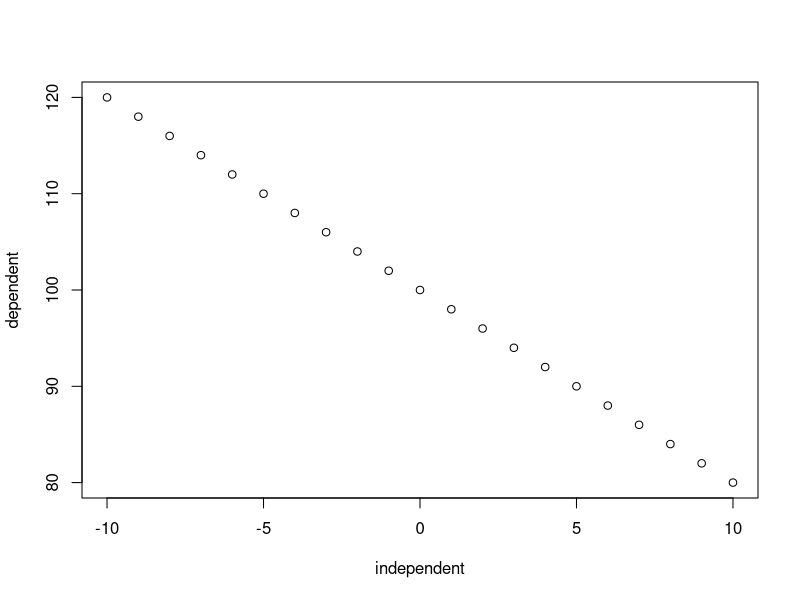
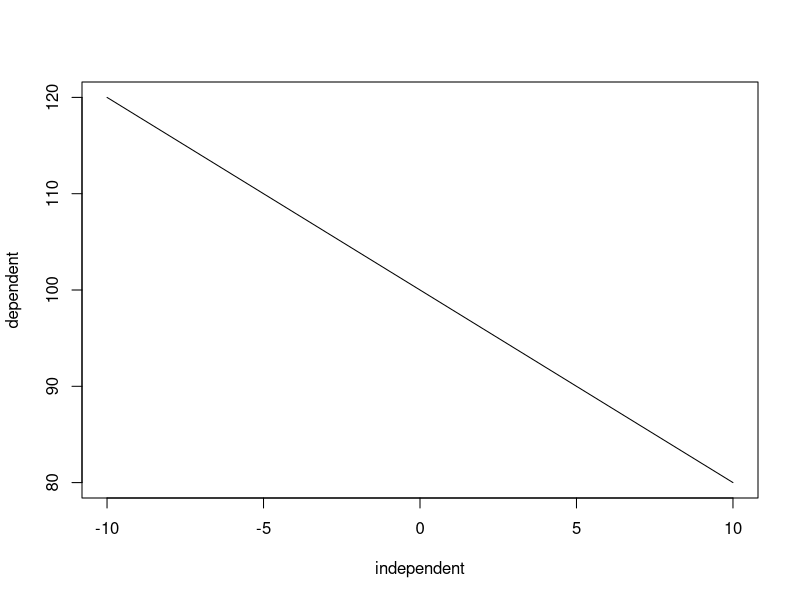

Recreate these plots in R, in order.
#example r scripts

x <- -10:10
b <- -2
a <- 100
y <- b * x + a

plot(x, y, xlab = "independent", ylab = "dependent")

plot(x, y, xlab = "independent", ylab = "dependent", type = "l")
